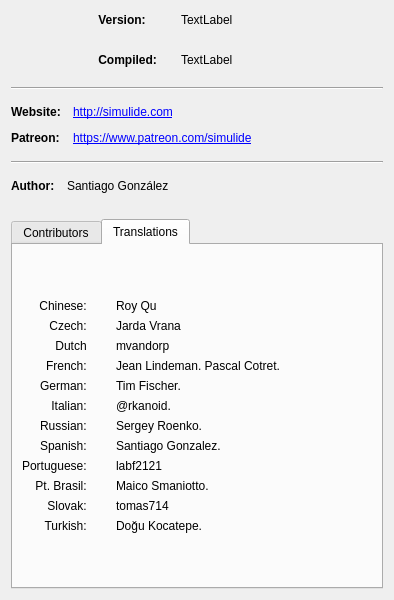
<?xml version="1.0" encoding="UTF-8"?>
<ui version="4.0">
 <class>AboutDialog</class>
 <widget class="QDialog" name="AboutDialog">
  <property name="geometry">
   <rect>
    <x>0</x>
    <y>0</y>
    <width>394</width>
    <height>600</height>
   </rect>
  </property>
  <property name="sizePolicy">
   <sizepolicy hsizetype="Preferred" vsizetype="Preferred">
    <horstretch>0</horstretch>
    <verstretch>0</verstretch>
   </sizepolicy>
  </property>
  <property name="minimumSize">
   <size>
    <width>350</width>
    <height>600</height>
   </size>
  </property>
  <property name="maximumSize">
   <size>
    <width>16777215</width>
    <height>800</height>
   </size>
  </property>
  <property name="windowTitle">
   <string>About SimulIDE</string>
  </property>
  <layout class="QVBoxLayout" name="verticalLayout">
   <item>
    <layout class="QHBoxLayout" name="horizontalLayout">
     <property name="spacing">
      <number>24</number>
     </property>
     <item>
      <widget class="QLabel" name="icon">
       <property name="sizePolicy">
        <sizepolicy hsizetype="Fixed" vsizetype="Fixed">
         <horstretch>0</horstretch>
         <verstretch>0</verstretch>
        </sizepolicy>
       </property>
       <property name="minimumSize">
        <size>
         <width>60</width>
         <height>60</height>
        </size>
       </property>
       <property name="maximumSize">
        <size>
         <width>60</width>
         <height>60</height>
        </size>
       </property>
       <property name="text">
        <string notr="true"/>
       </property>
       <property name="textFormat">
        <enum>Qt::PlainText</enum>
       </property>
       <property name="pixmap">
        <pixmap>../../icons/simulide.png</pixmap>
       </property>
       <property name="scaledContents">
        <bool>true</bool>
       </property>
      </widget>
     </item>
     <item>
      <layout class="QGridLayout" name="gridLayout">
       <item row="0" column="1">
        <widget class="QLabel" name="version">
         <property name="sizePolicy">
          <sizepolicy hsizetype="MinimumExpanding" vsizetype="Fixed">
           <horstretch>0</horstretch>
           <verstretch>0</verstretch>
          </sizepolicy>
         </property>
         <property name="text">
          <string>TextLabel</string>
         </property>
         <property name="textInteractionFlags">
          <set>Qt::NoTextInteraction</set>
         </property>
        </widget>
       </item>
       <item row="1" column="0">
        <widget class="QLabel" name="label_3">
         <property name="sizePolicy">
          <sizepolicy hsizetype="Preferred" vsizetype="Fixed">
           <horstretch>0</horstretch>
           <verstretch>0</verstretch>
          </sizepolicy>
         </property>
         <property name="font">
          <font>
           <weight>75</weight>
           <bold>true</bold>
          </font>
         </property>
         <property name="text">
          <string> Compiled:</string>
         </property>
         <property name="textInteractionFlags">
          <set>Qt::NoTextInteraction</set>
         </property>
        </widget>
       </item>
       <item row="1" column="1">
        <widget class="QLabel" name="compiled">
         <property name="sizePolicy">
          <sizepolicy hsizetype="MinimumExpanding" vsizetype="Fixed">
           <horstretch>0</horstretch>
           <verstretch>0</verstretch>
          </sizepolicy>
         </property>
         <property name="text">
          <string>TextLabel</string>
         </property>
         <property name="textInteractionFlags">
          <set>Qt::NoTextInteraction</set>
         </property>
        </widget>
       </item>
       <item row="0" column="0">
        <widget class="QLabel" name="label">
         <property name="sizePolicy">
          <sizepolicy hsizetype="Preferred" vsizetype="Fixed">
           <horstretch>0</horstretch>
           <verstretch>0</verstretch>
          </sizepolicy>
         </property>
         <property name="font">
          <font>
           <weight>75</weight>
           <bold>true</bold>
          </font>
         </property>
         <property name="text">
          <string> Version:</string>
         </property>
         <property name="textInteractionFlags">
          <set>Qt::NoTextInteraction</set>
         </property>
        </widget>
       </item>
      </layout>
     </item>
    </layout>
   </item>
   <item>
    <widget class="Line" name="line">
     <property name="minimumSize">
      <size>
       <width>0</width>
       <height>22</height>
      </size>
     </property>
     <property name="orientation">
      <enum>Qt::Horizontal</enum>
     </property>
    </widget>
   </item>
   <item>
    <layout class="QGridLayout" name="gridLayout_2">
     <property name="spacing">
      <number>12</number>
     </property>
     <item row="0" column="0">
      <widget class="QLabel" name="label_2">
       <property name="sizePolicy">
        <sizepolicy hsizetype="Fixed" vsizetype="Fixed">
         <horstretch>0</horstretch>
         <verstretch>0</verstretch>
        </sizepolicy>
       </property>
       <property name="font">
        <font>
         <weight>75</weight>
         <bold>true</bold>
        </font>
       </property>
       <property name="text">
        <string>Website:</string>
       </property>
       <property name="textFormat">
        <enum>Qt::PlainText</enum>
       </property>
       <property name="openExternalLinks">
        <bool>false</bool>
       </property>
       <property name="textInteractionFlags">
        <set>Qt::NoTextInteraction</set>
       </property>
      </widget>
     </item>
     <item row="1" column="1">
      <widget class="QLabel" name="patLink">
       <property name="font">
        <font>
         <underline>true</underline>
        </font>
       </property>
       <property name="text">
        <string>&lt;a href=&quot;https://www.patreon.com/simulide/&quot;&gt;https://www.patreon.com/simulide&lt;/a&gt;</string>
       </property>
       <property name="textFormat">
        <enum>Qt::RichText</enum>
       </property>
       <property name="openExternalLinks">
        <bool>true</bool>
       </property>
      </widget>
     </item>
     <item row="0" column="1">
      <widget class="QLabel" name="simLink">
       <property name="font">
        <font>
         <underline>true</underline>
        </font>
       </property>
       <property name="focusPolicy">
        <enum>Qt::NoFocus</enum>
       </property>
       <property name="text">
        <string notr="true">&lt;a href=&quot;http://simulide.com/&quot;&gt;http://simulide.com&lt;/a&gt;</string>
       </property>
       <property name="textFormat">
        <enum>Qt::RichText</enum>
       </property>
       <property name="openExternalLinks">
        <bool>true</bool>
       </property>
       <property name="textInteractionFlags">
        <set>Qt::LinksAccessibleByMouse</set>
       </property>
      </widget>
     </item>
     <item row="1" column="0">
      <widget class="QLabel" name="label_5">
       <property name="sizePolicy">
        <sizepolicy hsizetype="Fixed" vsizetype="Fixed">
         <horstretch>0</horstretch>
         <verstretch>0</verstretch>
        </sizepolicy>
       </property>
       <property name="font">
        <font>
         <weight>75</weight>
         <bold>true</bold>
        </font>
       </property>
       <property name="text">
        <string>Patreon:</string>
       </property>
       <property name="textFormat">
        <enum>Qt::AutoText</enum>
       </property>
       <property name="textInteractionFlags">
        <set>Qt::NoTextInteraction</set>
       </property>
      </widget>
     </item>
    </layout>
   </item>
   <item>
    <widget class="Line" name="line_2">
     <property name="minimumSize">
      <size>
       <width>0</width>
       <height>22</height>
      </size>
     </property>
     <property name="orientation">
      <enum>Qt::Horizontal</enum>
     </property>
    </widget>
   </item>
   <item>
    <layout class="QHBoxLayout" name="horizontalLayout_2">
     <property name="spacing">
      <number>12</number>
     </property>
     <item>
      <widget class="QLabel" name="label_4">
       <property name="sizePolicy">
        <sizepolicy hsizetype="Preferred" vsizetype="Fixed">
         <horstretch>0</horstretch>
         <verstretch>0</verstretch>
        </sizepolicy>
       </property>
       <property name="font">
        <font>
         <weight>75</weight>
         <bold>true</bold>
        </font>
       </property>
       <property name="text">
        <string>Author:</string>
       </property>
       <property name="textFormat">
        <enum>Qt::PlainText</enum>
       </property>
       <property name="openExternalLinks">
        <bool>false</bool>
       </property>
       <property name="textInteractionFlags">
        <set>Qt::NoTextInteraction</set>
       </property>
      </widget>
     </item>
     <item>
      <widget class="QLabel" name="label_13">
       <property name="sizePolicy">
        <sizepolicy hsizetype="Expanding" vsizetype="Fixed">
         <horstretch>0</horstretch>
         <verstretch>0</verstretch>
        </sizepolicy>
       </property>
       <property name="text">
        <string>Santiago González</string>
       </property>
      </widget>
     </item>
    </layout>
   </item>
   <item>
    <widget class="QLabel" name="label_12">
     <property name="sizePolicy">
      <sizepolicy hsizetype="Preferred" vsizetype="Fixed">
       <horstretch>0</horstretch>
       <verstretch>0</verstretch>
      </sizepolicy>
     </property>
     <property name="text">
      <string notr="true"/>
     </property>
    </widget>
   </item>
   <item>
    <widget class="QTabWidget" name="tabWidget">
     <property name="styleSheet">
      <string notr="true"/>
     </property>
     <property name="currentIndex">
      <number>1</number>
     </property>
     <widget class="QWidget" name="tab">
      <property name="font">
       <font>
        <weight>50</weight>
        <bold>false</bold>
       </font>
      </property>
      <attribute name="title">
       <string>Contributors</string>
      </attribute>
      <layout class="QVBoxLayout" name="verticalLayout_2">
       <item>
        <widget class="QLabel" name="label_6">
         <property name="sizePolicy">
          <sizepolicy hsizetype="Preferred" vsizetype="Fixed">
           <horstretch>0</horstretch>
           <verstretch>0</verstretch>
          </sizepolicy>
         </property>
         <property name="minimumSize">
          <size>
           <width>0</width>
           <height>0</height>
          </size>
         </property>
         <property name="font">
          <font>
           <pointsize>11</pointsize>
           <weight>75</weight>
           <bold>true</bold>
          </font>
         </property>
         <property name="text">
          <string>Main contributors:</string>
         </property>
         <property name="alignment">
          <set>Qt::AlignCenter</set>
         </property>
        </widget>
       </item>
       <item>
        <layout class="QGridLayout" name="gridLayout_5">
         <item row="6" column="0">
          <widget class="QLabel" name="label_48">
           <property name="sizePolicy">
            <sizepolicy hsizetype="Preferred" vsizetype="Fixed">
             <horstretch>0</horstretch>
             <verstretch>0</verstretch>
            </sizepolicy>
           </property>
           <property name="text">
            <string>       Bastien Jacquot.</string>
           </property>
          </widget>
         </item>
         <item row="4" column="1">
          <widget class="QLabel" name="label_46">
           <property name="sizePolicy">
            <sizepolicy hsizetype="Preferred" vsizetype="Fixed">
             <horstretch>0</horstretch>
             <verstretch>0</verstretch>
            </sizepolicy>
           </property>
           <property name="text">
            <string>n3645.</string>
           </property>
          </widget>
         </item>
         <item row="5" column="0">
          <widget class="QLabel" name="label_31">
           <property name="sizePolicy">
            <sizepolicy hsizetype="Preferred" vsizetype="Fixed">
             <horstretch>0</horstretch>
             <verstretch>0</verstretch>
            </sizepolicy>
           </property>
           <property name="text">
            <string>       Alex Salishchev.</string>
           </property>
          </widget>
         </item>
         <item row="5" column="1">
          <widget class="QLabel" name="label_45">
           <property name="sizePolicy">
            <sizepolicy hsizetype="Preferred" vsizetype="Fixed">
             <horstretch>0</horstretch>
             <verstretch>0</verstretch>
            </sizepolicy>
           </property>
           <property name="text">
            <string>tfrei.</string>
           </property>
          </widget>
         </item>
         <item row="2" column="1">
          <widget class="QLabel" name="label_30">
           <property name="sizePolicy">
            <sizepolicy hsizetype="Preferred" vsizetype="Fixed">
             <horstretch>0</horstretch>
             <verstretch>0</verstretch>
            </sizepolicy>
           </property>
           <property name="text">
            <string>Roy Qu</string>
           </property>
          </widget>
         </item>
         <item row="7" column="1">
          <widget class="QLabel" name="label_16">
           <property name="sizePolicy">
            <sizepolicy hsizetype="Preferred" vsizetype="Fixed">
             <horstretch>0</horstretch>
             <verstretch>0</verstretch>
            </sizepolicy>
           </property>
           <property name="text">
            <string>Jan K. S.</string>
           </property>
          </widget>
         </item>
         <item row="3" column="1">
          <widget class="QLabel" name="label_20">
           <property name="sizePolicy">
            <sizepolicy hsizetype="Preferred" vsizetype="Fixed">
             <horstretch>0</horstretch>
             <verstretch>0</verstretch>
            </sizepolicy>
           </property>
           <property name="text">
            <string>Giordano.</string>
           </property>
          </widget>
         </item>
         <item row="4" column="0">
          <widget class="QLabel" name="label_47">
           <property name="sizePolicy">
            <sizepolicy hsizetype="Preferred" vsizetype="Fixed">
             <horstretch>0</horstretch>
             <verstretch>0</verstretch>
            </sizepolicy>
           </property>
           <property name="text">
            <string>       Kai Kellner.</string>
           </property>
          </widget>
         </item>
         <item row="7" column="0">
          <widget class="QLabel" name="label_14">
           <property name="sizePolicy">
            <sizepolicy hsizetype="Preferred" vsizetype="Fixed">
             <horstretch>0</horstretch>
             <verstretch>0</verstretch>
            </sizepolicy>
           </property>
           <property name="text">
            <string>       Benoit ZERR.</string>
           </property>
          </widget>
         </item>
         <item row="3" column="0">
          <widget class="QLabel" name="label_17">
           <property name="sizePolicy">
            <sizepolicy hsizetype="Preferred" vsizetype="Fixed">
             <horstretch>0</horstretch>
             <verstretch>0</verstretch>
            </sizepolicy>
           </property>
           <property name="text">
            <string>       Tim Fischer.</string>
           </property>
          </widget>
         </item>
         <item row="6" column="1">
          <widget class="QLabel" name="label_8">
           <property name="sizePolicy">
            <sizepolicy hsizetype="Preferred" vsizetype="Fixed">
             <horstretch>0</horstretch>
             <verstretch>0</verstretch>
            </sizepolicy>
           </property>
           <property name="text">
            <string>A. Cebrian.</string>
           </property>
          </widget>
         </item>
         <item row="2" column="0">
          <widget class="QLabel" name="label_32">
           <property name="sizePolicy">
            <sizepolicy hsizetype="Preferred" vsizetype="Fixed">
             <horstretch>0</horstretch>
             <verstretch>0</verstretch>
            </sizepolicy>
           </property>
           <property name="text">
            <string>       Jarda Vrana</string>
           </property>
          </widget>
         </item>
         <item row="1" column="1">
          <widget class="QLabel" name="label_18">
           <property name="sizePolicy">
            <sizepolicy hsizetype="Preferred" vsizetype="Fixed">
             <horstretch>0</horstretch>
             <verstretch>0</verstretch>
            </sizepolicy>
           </property>
           <property name="text">
            <string>Sergey Roenko.</string>
           </property>
          </widget>
         </item>
         <item row="1" column="0">
          <widget class="QLabel" name="label_26">
           <property name="sizePolicy">
            <sizepolicy hsizetype="Preferred" vsizetype="Fixed">
             <horstretch>0</horstretch>
             <verstretch>0</verstretch>
            </sizepolicy>
           </property>
           <property name="text">
            <string>       P. de Francisco</string>
           </property>
          </widget>
         </item>
        </layout>
       </item>
      </layout>
     </widget>
     <widget class="QWidget" name="tab_2">
      <attribute name="title">
       <string>Translations</string>
      </attribute>
      <layout class="QVBoxLayout" name="verticalLayout_3">
       <item>
        <layout class="QGridLayout" name="gridLayout_4">
         <item row="9" column="1">
          <widget class="QLabel" name="label_34">
           <property name="sizePolicy">
            <sizepolicy hsizetype="Expanding" vsizetype="Fixed">
             <horstretch>0</horstretch>
             <verstretch>0</verstretch>
            </sizepolicy>
           </property>
           <property name="text">
            <string>Maico Smaniotto.</string>
           </property>
          </widget>
         </item>
         <item row="9" column="0">
          <widget class="QLabel" name="label_35">
           <property name="sizePolicy">
            <sizepolicy hsizetype="Preferred" vsizetype="Fixed">
             <horstretch>0</horstretch>
             <verstretch>0</verstretch>
            </sizepolicy>
           </property>
           <property name="text">
            <string>Pt. Brasil:       </string>
           </property>
           <property name="alignment">
            <set>Qt::AlignRight|Qt::AlignTrailing|Qt::AlignVCenter</set>
           </property>
          </widget>
         </item>
         <item row="5" column="1">
          <widget class="QLabel" name="label_37">
           <property name="sizePolicy">
            <sizepolicy hsizetype="Expanding" vsizetype="Fixed">
             <horstretch>0</horstretch>
             <verstretch>0</verstretch>
            </sizepolicy>
           </property>
           <property name="text">
            <string>@rkanoid.</string>
           </property>
          </widget>
         </item>
         <item row="0" column="1">
          <widget class="QLabel" name="label_39">
           <property name="sizePolicy">
            <sizepolicy hsizetype="Expanding" vsizetype="Fixed">
             <horstretch>0</horstretch>
             <verstretch>0</verstretch>
            </sizepolicy>
           </property>
           <property name="text">
            <string>Roy Qu</string>
           </property>
          </widget>
         </item>
         <item row="11" column="1">
          <widget class="QLabel" name="label_10">
           <property name="sizePolicy">
            <sizepolicy hsizetype="Expanding" vsizetype="Fixed">
             <horstretch>0</horstretch>
             <verstretch>0</verstretch>
            </sizepolicy>
           </property>
           <property name="text">
            <string>Doğu Kocatepe.</string>
           </property>
          </widget>
         </item>
         <item row="11" column="0">
          <widget class="QLabel" name="label_9">
           <property name="sizePolicy">
            <sizepolicy hsizetype="Preferred" vsizetype="Fixed">
             <horstretch>0</horstretch>
             <verstretch>0</verstretch>
            </sizepolicy>
           </property>
           <property name="text">
            <string>Turkish:       </string>
           </property>
           <property name="alignment">
            <set>Qt::AlignRight|Qt::AlignTrailing|Qt::AlignVCenter</set>
           </property>
          </widget>
         </item>
         <item row="5" column="0">
          <widget class="QLabel" name="label_36">
           <property name="sizePolicy">
            <sizepolicy hsizetype="Preferred" vsizetype="Fixed">
             <horstretch>0</horstretch>
             <verstretch>0</verstretch>
            </sizepolicy>
           </property>
           <property name="text">
            <string>Italian:       </string>
           </property>
           <property name="alignment">
            <set>Qt::AlignRight|Qt::AlignTrailing|Qt::AlignVCenter</set>
           </property>
          </widget>
         </item>
         <item row="2" column="0">
          <widget class="QLabel" name="label_43">
           <property name="sizePolicy">
            <sizepolicy hsizetype="Preferred" vsizetype="Fixed">
             <horstretch>0</horstretch>
             <verstretch>0</verstretch>
            </sizepolicy>
           </property>
           <property name="text">
            <string>Dutch       </string>
           </property>
           <property name="alignment">
            <set>Qt::AlignRight|Qt::AlignTrailing|Qt::AlignVCenter</set>
           </property>
          </widget>
         </item>
         <item row="7" column="1">
          <widget class="QLabel" name="label_19">
           <property name="sizePolicy">
            <sizepolicy hsizetype="Expanding" vsizetype="Fixed">
             <horstretch>0</horstretch>
             <verstretch>0</verstretch>
            </sizepolicy>
           </property>
           <property name="text">
            <string>Santiago Gonzalez.</string>
           </property>
          </widget>
         </item>
         <item row="3" column="0">
          <widget class="QLabel" name="label_23">
           <property name="sizePolicy">
            <sizepolicy hsizetype="Preferred" vsizetype="Fixed">
             <horstretch>0</horstretch>
             <verstretch>0</verstretch>
            </sizepolicy>
           </property>
           <property name="text">
            <string>French:       </string>
           </property>
           <property name="alignment">
            <set>Qt::AlignRight|Qt::AlignTrailing|Qt::AlignVCenter</set>
           </property>
          </widget>
         </item>
         <item row="6" column="1">
          <widget class="QLabel" name="label_22">
           <property name="sizePolicy">
            <sizepolicy hsizetype="Expanding" vsizetype="Fixed">
             <horstretch>0</horstretch>
             <verstretch>0</verstretch>
            </sizepolicy>
           </property>
           <property name="text">
            <string>Sergey Roenko.</string>
           </property>
          </widget>
         </item>
         <item row="7" column="0">
          <widget class="QLabel" name="label_15">
           <property name="sizePolicy">
            <sizepolicy hsizetype="Preferred" vsizetype="Fixed">
             <horstretch>0</horstretch>
             <verstretch>0</verstretch>
            </sizepolicy>
           </property>
           <property name="text">
            <string>Spanish:       </string>
           </property>
           <property name="alignment">
            <set>Qt::AlignRight|Qt::AlignTrailing|Qt::AlignVCenter</set>
           </property>
          </widget>
         </item>
         <item row="4" column="1">
          <widget class="QLabel" name="label_25">
           <property name="sizePolicy">
            <sizepolicy hsizetype="Expanding" vsizetype="Fixed">
             <horstretch>0</horstretch>
             <verstretch>0</verstretch>
            </sizepolicy>
           </property>
           <property name="text">
            <string>Tim Fischer.</string>
           </property>
          </widget>
         </item>
         <item row="0" column="0">
          <widget class="QLabel" name="label_27">
           <property name="sizePolicy">
            <sizepolicy hsizetype="Preferred" vsizetype="Fixed">
             <horstretch>0</horstretch>
             <verstretch>0</verstretch>
            </sizepolicy>
           </property>
           <property name="text">
            <string>Chinese:       </string>
           </property>
           <property name="alignment">
            <set>Qt::AlignRight|Qt::AlignTrailing|Qt::AlignVCenter</set>
           </property>
          </widget>
         </item>
         <item row="1" column="0">
          <widget class="QLabel" name="label_33">
           <property name="sizePolicy">
            <sizepolicy hsizetype="Preferred" vsizetype="Fixed">
             <horstretch>0</horstretch>
             <verstretch>0</verstretch>
            </sizepolicy>
           </property>
           <property name="text">
            <string>Czech:       </string>
           </property>
           <property name="alignment">
            <set>Qt::AlignRight|Qt::AlignTrailing|Qt::AlignVCenter</set>
           </property>
          </widget>
         </item>
         <item row="6" column="0">
          <widget class="QLabel" name="label_21">
           <property name="sizePolicy">
            <sizepolicy hsizetype="Preferred" vsizetype="Fixed">
             <horstretch>0</horstretch>
             <verstretch>0</verstretch>
            </sizepolicy>
           </property>
           <property name="text">
            <string>Russian:       </string>
           </property>
           <property name="alignment">
            <set>Qt::AlignRight|Qt::AlignTrailing|Qt::AlignVCenter</set>
           </property>
          </widget>
         </item>
         <item row="8" column="1">
          <widget class="QLabel" name="label_42">
           <property name="sizePolicy">
            <sizepolicy hsizetype="Expanding" vsizetype="Fixed">
             <horstretch>0</horstretch>
             <verstretch>0</verstretch>
            </sizepolicy>
           </property>
           <property name="text">
            <string>labf2121</string>
           </property>
          </widget>
         </item>
         <item row="1" column="1">
          <widget class="QLabel" name="label_28">
           <property name="sizePolicy">
            <sizepolicy hsizetype="Expanding" vsizetype="Fixed">
             <horstretch>0</horstretch>
             <verstretch>0</verstretch>
            </sizepolicy>
           </property>
           <property name="text">
            <string>Jarda Vrana</string>
           </property>
          </widget>
         </item>
         <item row="4" column="0">
          <widget class="QLabel" name="label_29">
           <property name="sizePolicy">
            <sizepolicy hsizetype="Preferred" vsizetype="Fixed">
             <horstretch>0</horstretch>
             <verstretch>0</verstretch>
            </sizepolicy>
           </property>
           <property name="text">
            <string>German:       </string>
           </property>
           <property name="alignment">
            <set>Qt::AlignRight|Qt::AlignTrailing|Qt::AlignVCenter</set>
           </property>
          </widget>
         </item>
         <item row="2" column="1">
          <widget class="QLabel" name="label_41">
           <property name="sizePolicy">
            <sizepolicy hsizetype="Expanding" vsizetype="Fixed">
             <horstretch>0</horstretch>
             <verstretch>0</verstretch>
            </sizepolicy>
           </property>
           <property name="text">
            <string>mvandorp</string>
           </property>
          </widget>
         </item>
         <item row="10" column="0">
          <widget class="QLabel" name="label_38">
           <property name="sizePolicy">
            <sizepolicy hsizetype="Preferred" vsizetype="Fixed">
             <horstretch>0</horstretch>
             <verstretch>0</verstretch>
            </sizepolicy>
           </property>
           <property name="text">
            <string>Slovak:       </string>
           </property>
           <property name="alignment">
            <set>Qt::AlignRight|Qt::AlignTrailing|Qt::AlignVCenter</set>
           </property>
          </widget>
         </item>
         <item row="8" column="0">
          <widget class="QLabel" name="label_44">
           <property name="sizePolicy">
            <sizepolicy hsizetype="Preferred" vsizetype="Fixed">
             <horstretch>0</horstretch>
             <verstretch>0</verstretch>
            </sizepolicy>
           </property>
           <property name="text">
            <string>Portuguese:       </string>
           </property>
           <property name="alignment">
            <set>Qt::AlignRight|Qt::AlignTrailing|Qt::AlignVCenter</set>
           </property>
          </widget>
         </item>
         <item row="3" column="1">
          <widget class="QLabel" name="label_24">
           <property name="sizePolicy">
            <sizepolicy hsizetype="Expanding" vsizetype="Fixed">
             <horstretch>0</horstretch>
             <verstretch>0</verstretch>
            </sizepolicy>
           </property>
           <property name="text">
            <string>Jean Lindeman. Pascal Cotret.</string>
           </property>
          </widget>
         </item>
         <item row="10" column="1">
          <widget class="QLabel" name="label_40">
           <property name="sizePolicy">
            <sizepolicy hsizetype="Expanding" vsizetype="Fixed">
             <horstretch>0</horstretch>
             <verstretch>0</verstretch>
            </sizepolicy>
           </property>
           <property name="text">
            <string>tomas714</string>
           </property>
          </widget>
         </item>
        </layout>
       </item>
      </layout>
     </widget>
    </widget>
   </item>
  </layout>
 </widget>
 <resources/>
 <connections/>
</ui>
